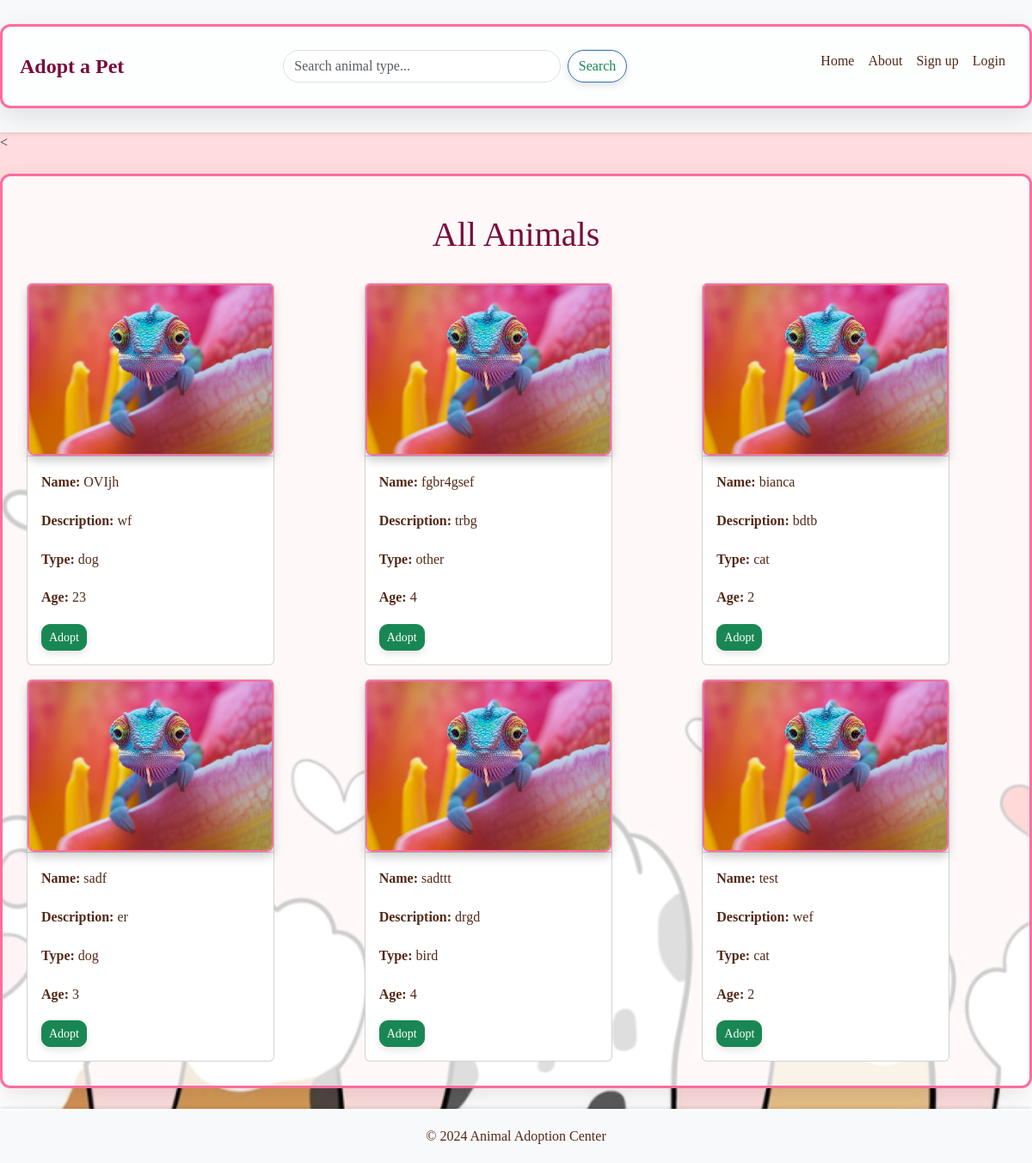
/animals, run on an earlier commit of the app's database.
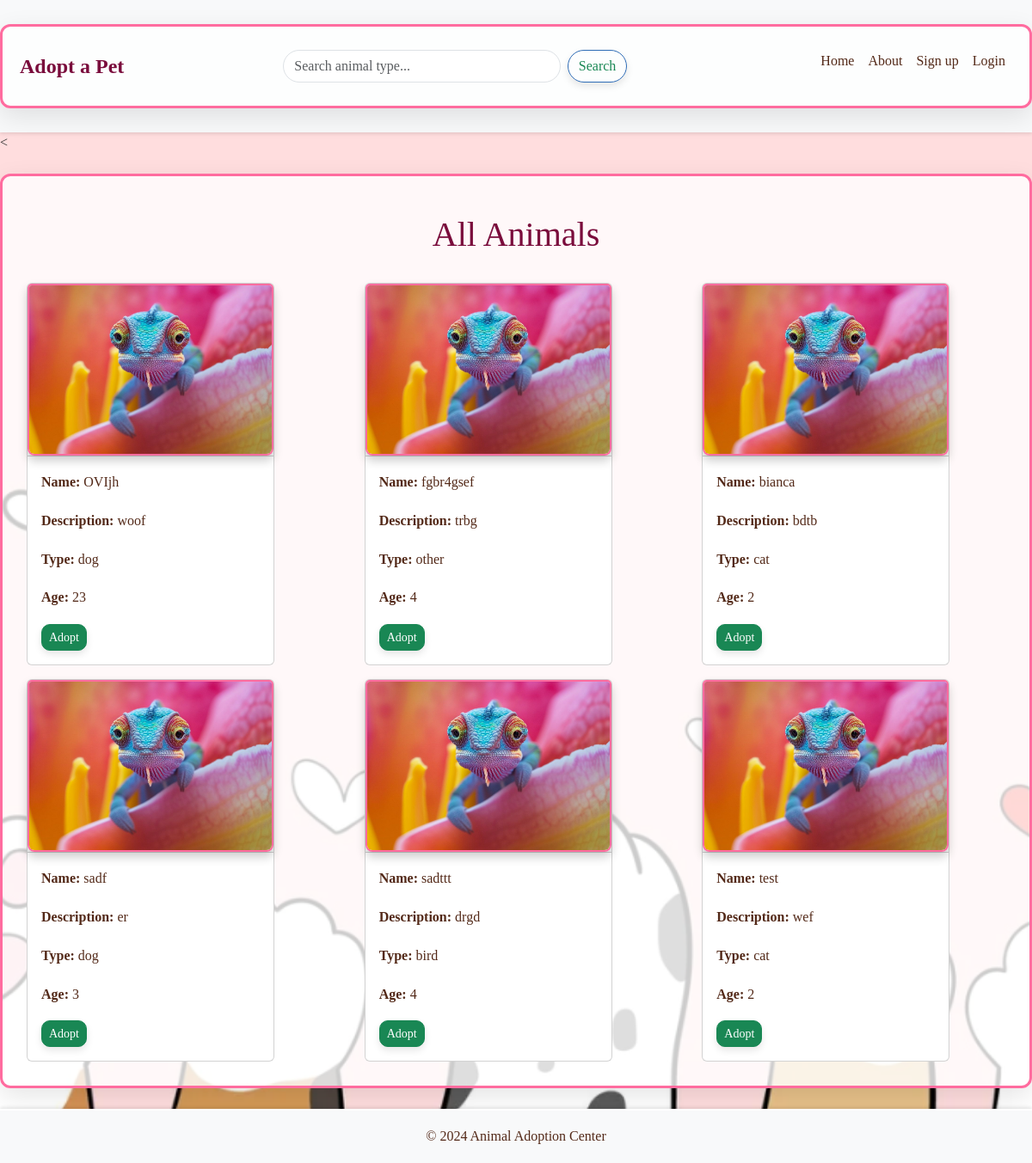
And on a later commit of the database.
### app/models.py (models this page shows)
class Animal(db.Model):
    id = db.Column(db.Integer, primary_key=True)
    name = db.Column(db.String(100), nullable=False)
    age = db.Column(db.String(20), nullable=False)  # Age stored as string (e.g., "2 years")
    animal_type = db.Column(db.String(50), nullable=False)  # e.g., "dog", "cat"
    description = db.Column(db.Text, nullable=True)
    image = db.Column(db.String(255), nullable=False)  # Path to the image file
    def __repr__(self):
        return f'<Animal {self.name} ({self.animal_type})>'

### app/backend/routes.py (the view)
@main.route('/animals', methods=['GET'])
def animals():
    animal_type = request.args.get('type')
    if animal_type:
        animals = Animal.query.filter_by(animal_type=animal_type).all()
    else:
        animals = Animal.query.all()
    print (animals)
    return render_template('animals.html', animals=animals, filter_type=animal_type)

### app/frontend/templates/animals.html (shortened to what this page needs)
{% extends "home.html" %}
{% block content %}
<h1 class="text-center my-4">All Animals</h1>
<div class="row">
    {% for animal in animals %}
    <div class="col-12 col-md-6 col-lg-4">
        <div class="card m-2" style="width: 18rem;">
            <div class="card-header p-0">
                <img src="{{ url_for('static', filename=animal.image) }}" class="card-img-top" alt="{{ animal.jpg }}" style="height: 200px; object-fit: cover;">
            </div>
            <div class="card-body">
                <p class="card-text"><strong>Name:</strong> {{ animal.name }}</p>
                <p class="card-text"><strong>Description:</strong> {{ animal.description }}</p>
                <p class="card-text"><strong>Type:</strong> {{ animal.animal_type }}</p>
                <p class="card-text"><strong>Age:</strong> {{ animal.age }}</p>
                <div class="d-flex justify-content-between mt-2">
                    {% if not current_user.is_admin %}
                    <a href="{{ url_for('main.adopt_animal', animal_id=animal.id) }}" class="btn btn-success btn-sm">Adopt</a>
                    {% endif %}
                </div>
            </div>
        </div>
    </div>
    {% endfor %}
</div>
{% endblock %}

### app/frontend/templates/home.html (shortened to what this page needs)
<!DOCTYPE html>
<html lang="en">
<head>
    <link rel="stylesheet" href="https://cdn.jsdelivr.net/npm/bootstrap@5.3.0/dist/css/bootstrap.min.css">
    <link rel="stylesheet" href="{{ url_for('static', filename='css/style.css') }}">
</head>
<body>
    <nav class="navbar navbar-expand-lg navbar-light bg-light">
        <div class="container">
            <a class="navbar-brand" href="/">Adopt a Pet</a>
            <div class="collapse navbar-collapse" id="navbarNav">
                <form class="d-flex mx-auto me-lg-5" style="max-width: 400px; width: 100%;" action="/search" method="GET">
                    <input class="form-control me-2" type="search" name="q" placeholder="Search animal type..." aria-label="Search">
                    <button class="btn btn-outline-success" type="submit">Search</button>
                </form>
                <ul class="navbar-nav ms-auto">
                    <li class="nav-item">
                        <a class="nav-link" href="/">Home</a>
                    </li>
                    <li class="nav-item"><a class="nav-link" href="/about">About</a></li>
                    {% if not current_user.is_authenticated %}
                        <li class="nav-item"><a class="nav-link" href="/sign_up">Sign up</a></li>
                        <li class="nav-item"><a class="nav-link" href="/login">Login</a></li>
                    {% endif %}
                </ul>
            </div>
        </div>
    </nav>
    <<div class="container mt-4">
        {% block content %}{% endblock %}
    </div>
    <footer class="text-center py-3 mt-4 bg-light">
        <p>&copy; 2024 Animal Adoption Center</p>
    </footer>
</body>
</html>

### app/frontend/static/css/style.css (style rules this page uses)
body { font-family: 'Georgia', serif; background-color: #FDDCDDFF; margin: 0; padding: 0; background-image: url('/static/images/background.png'); background-size: cover; background-repeat: no-repeat; background-attachment: fixed; background-position: center; }
h1, h2 { color: #7A0C3C; font-family: 'Playfair Display', serif; }
.navbar { background-color: #FF6CAC; box-shadow: 0 2px 4px rgba(0, 0, 0, 0.1); }
.navbar-brand { color: #7A0C3C; font-weight: bold; font-size: 1.5rem; }
img { border-radius: 8px; box-shadow: 0 6px 12px rgba(0, 0, 0, 0.2); border: 2px solid #ff6c9f; }
.container { background-color: rgba(255, 255, 255, 0.8); border: 3px solid #ff6c9f; border-radius: 12px; padding: 40px; box-shadow: 0 10px 30px rgba(0, 0, 0, 0.1); max-width: 1200px; margin: 20px auto; }
footer { background-color: #40061E; color: #ffffff; padding: 20px; text-align: center; box-shadow: 0 -2px 4px rgba(0, 0, 0, 0.1); }
footer p { margin: 0; }
button { background-color: #ff6ca4; color: #fff; border: none; padding: 14px 28px; border-radius: 6px; cursor: pointer; font-size: 18px; box-shadow: 0 6px 12px rgba(0, 0, 0, 0.2); transition: all 0.3s ease; }
p { line-height: 1.8; color: #532918; }
ul li { margin-bottom: 12px; font-size: 16px; }
.btn { transition: background-color 0.3s ease, transform 0.3s ease; }
.card-img-top { transition: transform 0.3s ease; }
.btn { border-radius: 10px; box-shadow: 0px 4px 8px rgba(0, 0, 0, 0.1); }
body { background-color: #cdc5c5; color: #333; }
.navbar { background-color: #73159e; }
.navbar-nav .nav-link { color: #532918 !important; }
footer { background-color: #084e0b; color: white; border-top: 2px solid #fff; }
footer { padding: 20px 0; text-align: center; background-color: #4b614c; color: white; border-top: 2px solid #fff; }
.navbar-nav .nav-link { color: #4b6bc6; transition: color 0.3s ease; }
.navbar-collapse { justify-content: center; }
form.d-flex { margin: 0 auto; max-width: 400px; }
form .form-control { border-radius: 20px; }
form .btn-outline-success { border-radius: 20px; border-color: #2e6cb6; }
.card { transition: transform 0.3s ease; }
.container { padding: 20px; }
h1 { text-align: center; margin-bottom: 30px; }
img { max-width: 100%; height: auto; display: block; margin: 0 auto; }

What changed in the data, as far as the page shows it:
changed Animal "OVIjh": description "wf" → "woof"
